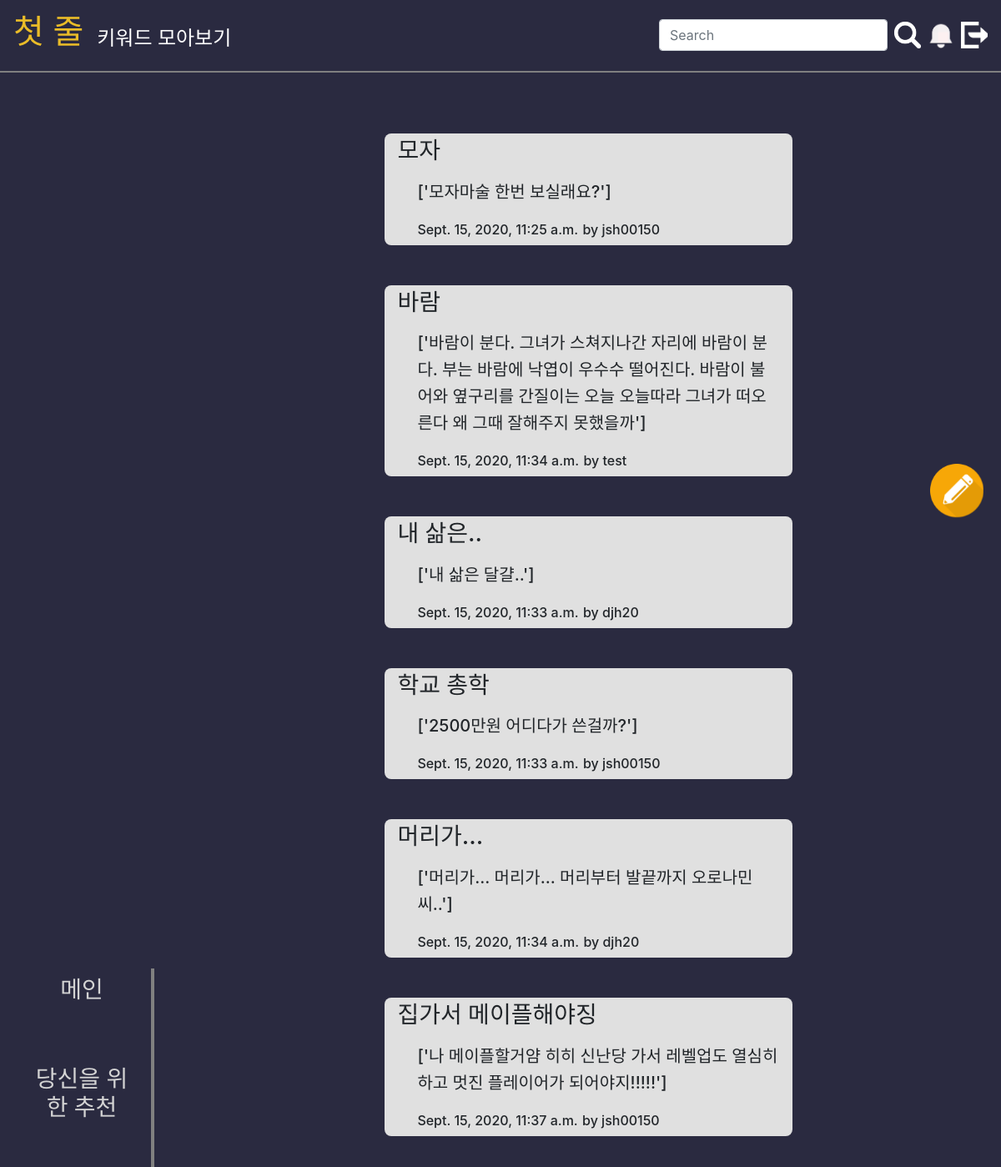
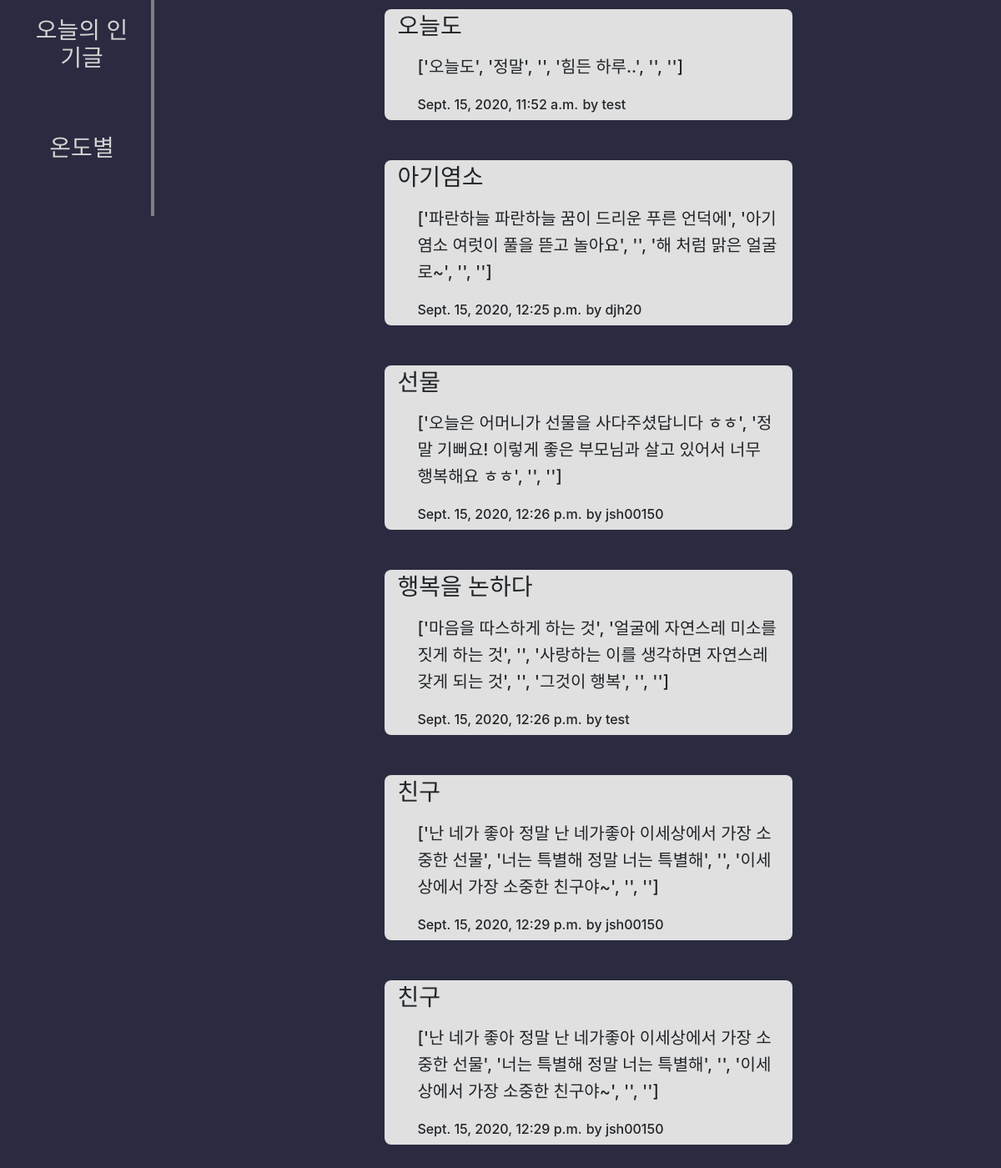
Page /post/warm (signed in) on the committed database (2 pictures, top to bottom).
### post/models.py (models this page shows)
class Post(models.Model):
    objects = models.Manager()
    id = models.AutoField(primary_key=True)
    title = models.CharField(max_length = 20, null=False)
    content = models.TextField(max_length = 1000, null=False)
    user_id = models.name = models.ForeignKey(MemberInfo, on_delete=models.CASCADE, null=False)
    date_time= models.DateTimeField(auto_now=True, null=False)
    prob_p = models.FloatField(default = 0)
    prob_dp = models.FloatField(default = 0)
    prob_n = models.FloatField(default = 0)
    temperature = models.FloatField(default = 0)

### member/models.py (models this page shows)
class MemberInfo(models.Model):
    object = models.Manager()
    id = models.CharField(max_length = 20, primary_key = True)
    pw = models.CharField(max_length = 16)
    name = models.CharField(max_length = 10)
    age = models.IntegerField(max_length = 3)           # 100세 시대를 고려
    sex = models.IntegerField(max_length = 1)            # 1: 남성 0: 여성
    email = models.CharField(max_length = 30)
    phoneNumber = models.CharField(max_length = 13)
    address = models.CharField(max_length = 100)
    offerInfoAgree = models.IntegerField(max_length = 1) # 1: 동의  0: 비동의
    offerInfoAgreeDay = models.CharField(max_length = 14)# 년월일시분초  20201116232211
    creationDate = models.CharField(max_length =14)      # 년월일시분초
    classification = models.IntegerField(max_length = 1, null=True) # 관리자 회원 구분

### post/views.py (the view)
# urls.py: path('warm', views.read_warm, name='read_warm' ),
def read_warm(request):
    posts = Post.objects.filter(temperature__range = (32.0 , 38.0))
    posts = replace_enter(posts)
    return render(request, 'post/read_hot.html', {'posts' : posts})

### post/views.py (called while the page is built)
def replace_enter(posts):
    for post in posts:
        post.content = post.content.split("\n")
        print(post.content)
        if isinstance(post.content, list):
            try:
                post.content.remove('')
            except Exception as ex:
                continue
    return posts

### post/templates/post/read_hot.html
{% extends "base_user.html" %}
{%  block sidebar %}
    {% include "siderBar_main_user.html" %}
{% endblock%}
{% block contentArea %}
<div class="ml-5 d-flex align-items-center justify-content-center row">
    {% if posts%}
        {% for post  in  posts%}
            {% include "./post_fragment.html" %}
        {% endfor %}
    {% endif %}
</div>
{% endblock contentArea %}
{% block floatingArea %}
    {% include "float_write_button_user.html" %}
{% endblock floatingArea %}

### post/templates/post/post_fragment.html
<div class="ml-5 w-20 col-md-7 mb-5 h-10 post_card pt-1">
    <span id="post_title" class="h3 mr-3">{{post.title}}</span>
    <div id="post_content" class="ml-4 h5 mt-3">{{post.content}}</div>
    <div id="post_state_area" class="ml-4 h5 mt-3">
        <span id="post_time" class="h6">{{post.date_time}}</span>
        <span id="post_user_id" class="h6">by {{post.user_id.id}}</span>
    </div>
</div>

### static/css/base.css (style rules this page uses)
html, body { background-color: #2a2a40; width: 100%; height: 100%; }
#post_content { line-height: 2rem; }
.post_card { background-color: #e0e0e0; border-radius: 0.5rem; }

### rows in the picture
Post: title "모자", content "['모자마술 한번 보실래요?']", date_time "Sept. 15, 2020, 11:25 a.m.", user_id.id "jsh00150"
Post: title "바람", content "['바람이 분다. 그녀가 스쳐지나간 자리에 바람이 분다. 부는 바람에 낙엽이 우수수 떨어진다. 바람이 불어와 옆구리를 간질이는 오늘 오늘따라 그녀가 떠오른다 왜 그때 잘해주지 못했을까']", date_time "Sept. 15, 2020, 11:34 a.m.", user_id.id "test"
Post: title "내 삶은..", content "['내 삶은 달걀..']", date_time "Sept. 15, 2020, 11:33 a.m.", user_id.id "djh20"
Post: title "학교 총학", content "['2500만원 어디다가 쓴걸까?']", date_time "Sept. 15, 2020, 11:33 a.m.", user_id.id "jsh00150"
Post: title "머리가...", content "['머리가... 머리가... 머리부터 발끝까지 오로나민씨..']", date_time "Sept. 15, 2020, 11:34 a.m.", user_id.id "djh20"
Post: title "집가서 메이플해야징", content "['나 메이플할거얌 히히 신난당 가서 레벨업도 열심히 하고 멋진 플레이어가 되어야지!!!!!']", date_time "Sept. 15, 2020, 11:37 a.m.", user_id.id "jsh00150"
Post: title "오늘도", content "['오늘도', '정말', '', '힘든 하루..', '', '']", date_time "Sept. 15, 2020, 11:52 a.m.", user_id.id "test"
Post: title "아기염소", content "['파란하늘 파란하늘 꿈이 드리운 푸른 언덕에', '아기염소 여럿이 풀을 뜯고 놀아요', '', '해 처럼 맑은 얼굴로~', '', '']", date_time "Sept. 15, 2020, 12:25 p.m.", user_id.id "djh20"
Post: title "선물", content "['오늘은 어머니가 선물을 사다주셨답니다 ㅎㅎ', '정말 기뻐요! 이렇게 좋은 부모님과 살고 있어서 너무 행복해요 ㅎㅎ', '', '']", date_time "Sept. 15, 2020, 12:26 p.m.", user_id.id "jsh00150"
Post: title "행복을 논하다", content "['마음을 따스하게 하는 것', '얼굴에 자연스레 미소를 짓게 하는 것', '', '사랑하는 이를 생각하면 자연스레 갖게 되는 것', '', '그것이 행복', '', '']", date_time "Sept. 15, 2020, 12:26 p.m.", user_id.id "test"
Post: title "친구", content "['난 네가 좋아 정말 난 네가좋아 이세상에서 가장 소중한 선물', '너는 특별해 정말 너는 특별해', '', '이세상에서 가장 소중한 친구야~', '', '']", date_time "Sept. 15, 2020, 12:29 p.m.", user_id.id "jsh00150"
Post: title "친구", content "['난 네가 좋아 정말 난 네가좋아 이세상에서 가장 소중한 선물', '너는 특별해 정말 너는 특별해', '', '이세상에서 가장 소중한 친구야~', '', '']", date_time "Sept. 15, 2020, 12:29 p.m.", user_id.id "jsh00150"
